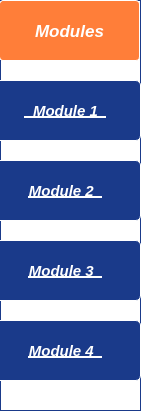
    <widget class="QFrame" name="frame">
     <property name="geometry">
      <rect>
       <x>0</x>
       <y>140</y>
       <width>141</width>
       <height>411</height>
      </rect>
     </property>
     <property name="styleSheet">
      <string notr="true">QFrame {
    background-color: white;
    border-right: 1px solid #1a3a8a;
}
QPushButton {
    background-color: #1a3a8a;
    color: white;
    border: 1px solid white;
    border-radius: 4px;
    font-weight: bold;
}
QFrame {
    background-color: white;
    border: 1px solid #1a3a8a;
}

/* This keeps the header blue but makes the rest white */
#label_modules { 
    background-color: #1a3a8a;
    color: white;
}
QFrame {
    background-color: white;
    border-right: 1px solid #1a3a8a;
}</string>
     </property>
     <property name="frameShape">
      <enum>QFrame::Shape::StyledPanel</enum>
     </property>
     <property name="frameShadow">
      <enum>QFrame::Shadow::Raised</enum>
     </property>
     <widget class="QPushButton" name="pushButton_6">
      <property name="geometry">
       <rect>
        <x>-1</x>
        <y>0</y>
        <width>141</width>
        <height>61</height>
       </rect>
      </property>
      <property name="palette">
       <palette>
        <active>
         <colorrole role="WindowText">
          <brush brushstyle="SolidPattern">
           <color alpha="255">
            <red>255</red>
            <green>255</green>
            <blue>255</blue>
           </color>
          </brush>
         </colorrole>
         <colorrole role="Button">
          <brush brushstyle="SolidPattern">
           <color alpha="255">
            <red>255</red>
            <green>126</green>
            <blue>57</blue>
           </color>
          </brush>
         </colorrole>
         <colorrole role="Light">
          <brush brushstyle="SolidPattern">
           <color alpha="255">
            <red>220</red>
            <green>220</green>
            <blue>165</blue>
           </color>
          </brush>
         </colorrole>
         <colorrole role="Midlight">
          <brush brushstyle="SolidPattern">
           <color alpha="255">
            <red>183</red>
            <green>183</green>
            <blue>137</blue>
           </color>
          </brush>
         </colorrole>
         <colorrole role="Dark">
          <brush brushstyle="SolidPattern">
           <color alpha="255">
            <red>73</red>
            <green>73</green>
            <blue>55</blue>
           </color>
          </brush>
         </colorrole>
         <colorrole role="Mid">
          <brush brushstyle="SolidPattern">
           <color alpha="255">
            <red>98</red>
            <green>98</green>
            <blue>73</blue>
           </color>
          </brush>
         </colorrole>
         <colorrole role="Text">
          <brush brushstyle="SolidPattern">
           <color alpha="255">
            <red>255</red>
            <green>255</green>
            <blue>255</blue>
           </color>
          </brush>
         </colorrole>
         <colorrole role="BrightText">
          <brush brushstyle="SolidPattern">
           <color alpha="255">
            <red>255</red>
            <green>255</green>
            <blue>255</blue>
           </color>
          </brush>
         </colorrole>
         <colorrole role="ButtonText">
          <brush brushstyle="SolidPattern">
           <color alpha="255">
            <red>255</red>
            <green>255</green>
            <blue>255</blue>
           </color>
          </brush>
         </colorrole>
         <colorrole role="Base">
          <brush brushstyle="SolidPattern">
           <color alpha="255">
            <red>255</red>
            <green>126</green>
            <blue>57</blue>
           </color>
          </brush>
         </colorrole>
         <colorrole role="Window">
          <brush brushstyle="SolidPattern">
           <color alpha="255">
            <red>255</red>
            <green>126</green>
            <blue>57</blue>
           </color>
          </brush>
         </colorrole>
         <colorrole role="Shadow">
          <brush brushstyle="SolidPattern">
           <color alpha="255">
            <red>0</red>
            <green>0</green>
            <blue>0</blue>
           </color>
          </brush>
         </colorrole>
         <colorrole role="Highlight">
          <brush brushstyle="SolidPattern">
           <color alpha="255">
            <red>255</red>
            <green>255</green>
            <blue>255</blue>
           </color>
          </brush>
         </colorrole>
         <colorrole role="AlternateBase">
          <brush brushstyle="SolidPattern">
           <color alpha="255">
            <red>201</red>
            <green>201</green>
            <blue>182</blue>
           </color>
          </brush>
         </colorrole>
         <colorrole role="ToolTipBase">
          <brush brushstyle="SolidPattern">
           <color alpha="255">
            <red>255</red>
            <green>255</green>
            <blue>220</blue>
           </color>
          </brush>
         </colorrole>
         <colorrole role="ToolTipText">
          <brush brushstyle="SolidPattern">
           <color alpha="255">
            <red>0</red>
            <green>0</green>
            <blue>0</blue>
           </color>
          </brush>
         </colorrole>
         <colorrole role="PlaceholderText">
          <brush brushstyle="SolidPattern">
           <color alpha="128">
            <red>255</red>
            <green>255</green>
            <blue>255</blue>
           </color>
          </brush>
         </colorrole>
         <colorrole role="Accent">
          <brush brushstyle="SolidPattern">
           <color alpha="255">
            <red>255</red>
            <green>255</green>
            <blue>255</blue>
           </color>
          </brush>
         </colorrole>
        </active>
        <inactive>
         <colorrole role="WindowText">
          <brush brushstyle="SolidPattern">
           <color alpha="255">
            <red>255</red>
            <green>255</green>
            <blue>255</blue>
           </color>
          </brush>
         </colorrole>
         <colorrole role="Button">
          <brush brushstyle="SolidPattern">
           <color alpha="255">
            <red>255</red>
            <green>126</green>
            <blue>57</blue>
           </color>
          </brush>
         </colorrole>
         <colorrole role="Light">
          <brush brushstyle="SolidPattern">
           <color alpha="255">
            <red>220</red>
            <green>220</green>
            <blue>165</blue>
           </color>
          </brush>
         </colorrole>
         <colorrole role="Midlight">
          <brush brushstyle="SolidPattern">
           <color alpha="255">
            <red>183</red>
            <green>183</green>
            <blue>137</blue>
           </color>
          </brush>
         </colorrole>
         <colorrole role="Dark">
          <brush brushstyle="SolidPattern">
           <color alpha="255">
            <red>73</red>
            <green>73</green>
            <blue>55</blue>
           </color>
          </brush>
         </colorrole>
         <colorrole role="Mid">
          <brush brushstyle="SolidPattern">
           <color alpha="255">
            <red>98</red>
            <green>98</green>
            <blue>73</blue>
           </color>
          </brush>
         </colorrole>
         <colorrole role="Text">
          <brush brushstyle="SolidPattern">
           <color alpha="255">
            <red>255</red>
            <green>255</green>
            <blue>255</blue>
           </color>
          </brush>
         </colorrole>
         <colorrole role="BrightText">
          <brush brushstyle="SolidPattern">
           <color alpha="255">
            <red>255</red>
            <green>255</green>
            <blue>255</blue>
           </color>
          </brush>
         </colorrole>
         <colorrole role="ButtonText">
          <brush brushstyle="SolidPattern">
           <color alpha="255">
            <red>255</red>
            <green>255</green>
            <blue>255</blue>
           </color>
          </brush>
         </colorrole>
         <colorrole role="Base">
          <brush brushstyle="SolidPattern">
           <color alpha="255">
            <red>255</red>
            <green>126</green>
            <blue>57</blue>
           </color>
          </brush>
         </colorrole>
         <colorrole role="Window">
          <brush brushstyle="SolidPattern">
           <color alpha="255">
            <red>255</red>
            <green>126</green>
            <blue>57</blue>
           </color>
          </brush>
         </colorrole>
         <colorrole role="Shadow">
          <brush brushstyle="SolidPattern">
           <color alpha="255">
            <red>0</red>
            <green>0</green>
            <blue>0</blue>
           </color>
          </brush>
         </colorrole>
         <colorrole role="Highlight">
          <brush brushstyle="SolidPattern">
           <color alpha="255">
            <red>255</red>
            <green>255</green>
            <blue>255</blue>
           </color>
          </brush>
         </colorrole>
         <colorrole role="AlternateBase">
          <brush brushstyle="SolidPattern">
           <color alpha="255">
            <red>201</red>
            <green>201</green>
            <blue>182</blue>
           </color>
          </brush>
         </colorrole>
         <colorrole role="ToolTipBase">
          <brush brushstyle="SolidPattern">
           <color alpha="255">
            <red>255</red>
            <green>255</green>
            <blue>220</blue>
           </color>
          </brush>
         </colorrole>
         <colorrole role="ToolTipText">
          <brush brushstyle="SolidPattern">
           <color alpha="255">
            <red>0</red>
            <green>0</green>
            <blue>0</blue>
           </color>
          </brush>
         </colorrole>
         <colorrole role="PlaceholderText">
          <brush brushstyle="SolidPattern">
           <color alpha="128">
            <red>255</red>
            <green>255</green>
            <blue>255</blue>
           </color>
          </brush>
         </colorrole>
         <colorrole role="Accent">
          <brush brushstyle="SolidPattern">
           <color alpha="255">
            <red>255</red>
            <green>255</green>
            <blue>255</blue>
           </color>
          </brush>
         </colorrole>
        </inactive>
        <disabled>
         <colorrole role="WindowText">
          <brush brushstyle="SolidPattern">
           <color alpha="255">
            <red>255</red>
            <green>255</green>
            <blue>255</blue>
           </color>
          </brush>
         </colorrole>
         <colorrole role="Button">
          <brush brushstyle="SolidPattern">
           <color alpha="255">
            <red>255</red>
            <green>126</green>
            <blue>57</blue>
           </color>
          </brush>
         </colorrole>
         <colorrole role="Light">
          <brush brushstyle="SolidPattern">
           <color alpha="255">
            <red>220</red>
            <green>220</green>
            <blue>165</blue>
           </color>
          </brush>
         </colorrole>
         <colorrole role="Midlight">
          <brush brushstyle="SolidPattern">
           <color alpha="255">
            <red>183</red>
            <green>183</green>
            <blue>137</blue>
           </color>
          </brush>
         </colorrole>
         <colorrole role="Dark">
          <brush brushstyle="SolidPattern">
           <color alpha="255">
            <red>73</red>
            <green>73</green>
            <blue>55</blue>
           </color>
          </brush>
         </colorrole>
         <colorrole role="Mid">
          <brush brushstyle="SolidPattern">
           <color alpha="255">
            <red>98</red>
            <green>98</green>
            <blue>73</blue>
           </color>
          </brush>
         </colorrole>
         <colorrole role="Text">
          <brush brushstyle="SolidPattern">
           <color alpha="255">
            <red>255</red>
            <green>255</green>
            <blue>255</blue>
           </color>
          </brush>
         </colorrole>
         <colorrole role="BrightText">
          <brush brushstyle="SolidPattern">
           <color alpha="255">
            <red>255</red>
            <green>255</green>
            <blue>255</blue>
           </color>
          </brush>
         </colorrole>
         <colorrole role="ButtonText">
          <brush brushstyle="SolidPattern">
           <color alpha="255">
            <red>255</red>
            <green>255</green>
            <blue>255</blue>
           </color>
          </brush>
         </colorrole>
         <colorrole role="Base">
          <brush brushstyle="SolidPattern">
           <color alpha="255">
            <red>255</red>
            <green>126</green>
            <blue>57</blue>
           </color>
          </brush>
         </colorrole>
         <colorrole role="Window">
          <brush brushstyle="SolidPattern">
           <color alpha="255">
            <red>255</red>
            <green>126</green>
            <blue>57</blue>
           </color>
          </brush>
         </colorrole>
         <colorrole role="Shadow">
          <brush brushstyle="SolidPattern">
           <color alpha="255">
            <red>0</red>
            <green>0</green>
            <blue>0</blue>
           </color>
          </brush>
         </colorrole>
         <colorrole role="Highlight">
          <brush brushstyle="SolidPattern">
           <color alpha="255">
            <red>255</red>
            <green>255</green>
            <blue>255</blue>
           </color>
          </brush>
         </colorrole>
         <colorrole role="AlternateBase">
          <brush brushstyle="SolidPattern">
           <color alpha="255">
            <red>147</red>
            <green>147</green>
            <blue>110</blue>
           </color>
          </brush>
         </colorrole>
         <colorrole role="ToolTipBase">
          <brush brushstyle="SolidPattern">
           <color alpha="255">
            <red>255</red>
            <green>255</green>
            <blue>220</blue>
           </color>
          </brush>
         </colorrole>
         <colorrole role="ToolTipText">
          <brush brushstyle="SolidPattern">
           <color alpha="255">
            <red>0</red>
            <green>0</green>
            <blue>0</blue>
           </color>
          </brush>
         </colorrole>
         <colorrole role="PlaceholderText">
          <brush brushstyle="SolidPattern">
           <color alpha="128">
            <red>255</red>
            <green>255</green>
            <blue>255</blue>
           </color>
          </brush>
         </colorrole>
         <colorrole role="Accent">
          <brush brushstyle="SolidPattern">
           <color alpha="255">
            <red>191</red>
            <green>191</green>
            <blue>143</blue>
           </color>
          </brush>
         </colorrole>
        </disabled>
       </palette>
      </property>
      <property name="font">
       <font>
        <pointsize>13</pointsize>
        <italic>true</italic>
        <bold>true</bold>
       </font>
      </property>
      <property name="styleSheet">
       <string notr="true">background-color: #ff7e39;;
color: white;
font-weight: bold;
padding: 5px;</string>
      </property>
      <property name="text">
       <string>Modules</string>
      </property>
     </widget>
     <widget class="QPushButton" name="pushButton_7">
      <property name="geometry">
       <rect>
        <x>-10</x>
        <y>80</y>
        <width>151</width>
        <height>61</height>
       </rect>
      </property>
      <property name="font">
       <font>
        <pointsize>11</pointsize>
        <italic>true</italic>
        <bold>true</bold>
        <underline>true</underline>
        <strikeout>false</strikeout>
       </font>
      </property>
      <property name="styleSheet">
       <string notr="true">QPushButton {
    background-color: rgb(26, 58, 138);
    color: white;
    border-radius: 5px;
}
QPushButton:hover {
    background-color: rgb(15, 40, 100);
}
QPushButton:pressed {
    background-color: rgb(10, 25, 70);
}</string>
      </property>
      <property name="text">
       <string>  Module 1  </string>
      </property>
     </widget>
     <widget class="QPushButton" name="pushButton_8">
      <property name="geometry">
       <rect>
        <x>-10</x>
        <y>160</y>
        <width>151</width>
        <height>61</height>
       </rect>
      </property>
      <property name="font">
       <font>
        <pointsize>11</pointsize>
        <italic>true</italic>
        <bold>true</bold>
        <underline>true</underline>
       </font>
      </property>
      <property name="styleSheet">
       <string notr="true">QPushButton {
    background-color: rgb(26, 58, 138);
    color: white;
    border-radius: 5px;
}
QPushButton:hover {
    background-color: rgb(15, 40, 100);
}
QPushButton:pressed {
    background-color: rgb(10, 25, 70);
}</string>
      </property>
      <property name="text">
       <string>Module 2  </string>
      </property>
     </widget>
     <widget class="QPushButton" name="pushButton_9">
      <property name="geometry">
       <rect>
        <x>-10</x>
        <y>240</y>
        <width>151</width>
        <height>61</height>
       </rect>
      </property>
      <property name="font">
       <font>
        <pointsize>11</pointsize>
        <italic>true</italic>
        <bold>true</bold>
        <underline>true</underline>
       </font>
      </property>
      <property name="styleSheet">
       <string notr="true">QPushButton {
    background-color: rgb(26, 58, 138);
    color: white;
    border-radius: 5px;
}
QPushButton:hover {
    background-color: rgb(15, 40, 100);
}
QPushButton:pressed {
    background-color: rgb(10, 25, 70);
}</string>
      </property>
      <property name="text">
       <string>Module 3  </string>
      </property>
     </widget>
     <widget class="QPushButton" name="pushButton_10">
      <property name="geometry">
       <rect>
        <x>-10</x>
        <y>320</y>
        <width>151</width>
        <height>61</height>
       </rect>
      </property>
      <property name="font">
       <font>
        <pointsize>11</pointsize>
        <italic>true</italic>
        <bold>true</bold>
        <underline>true</underline>
       </font>
      </property>
      <property name="styleSheet">
       <string notr="true">QPushButton {
    background-color: rgb(26, 58, 138);
    color: white;
    border-radius: 5px;
}
QPushButton:hover {
    background-color: rgb(15, 40, 100);
}
QPushButton:pressed {
    background-color: rgb(10, 25, 70);
}</string>
      </property>
      <property name="text">
       <string>Module 4  </string>
      </property>
     </widget>
    </widget>
